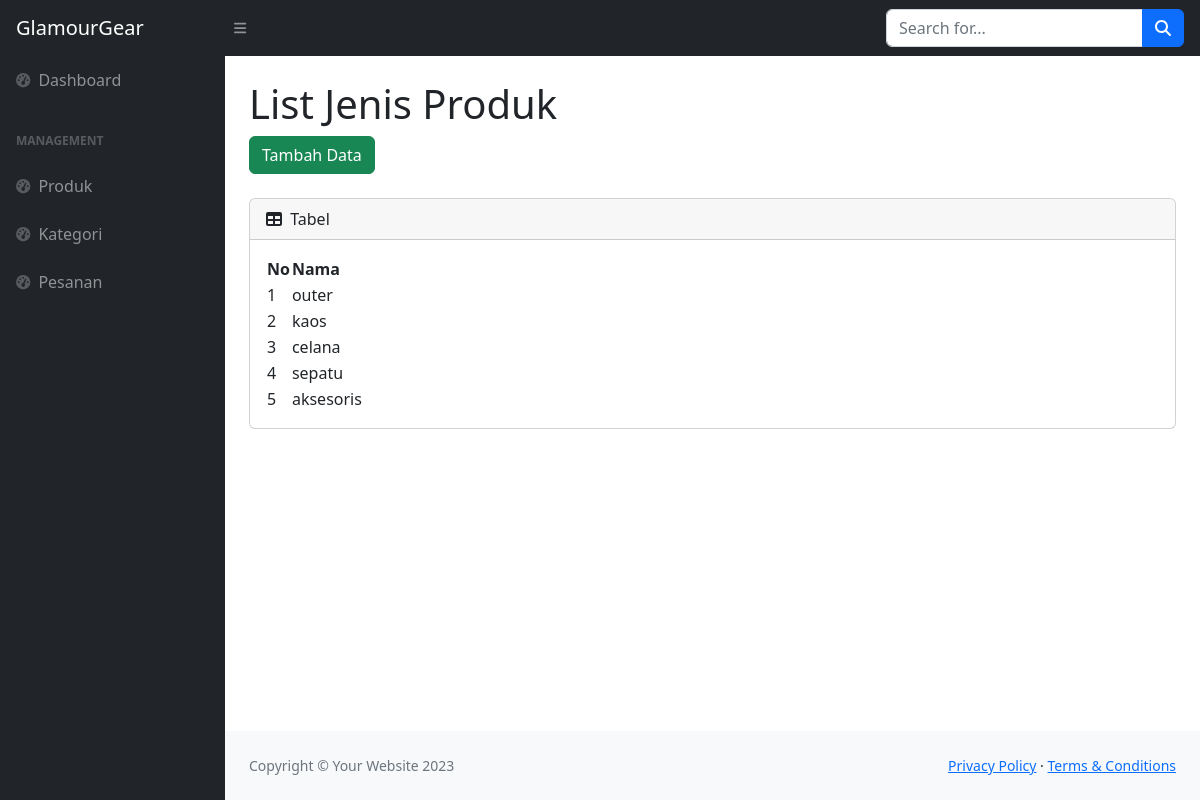
Screenshot of /backend/list_jenis_produk.php with the database file from the repository.
### tables this page shows
CREATE TABLE `jenis_produk` (
  `id` int(11) NOT NULL,
  `nama` varchar(45) NOT NULL
);

### backend/list_jenis_produk.php (the view, shortened to what this page needs)
<!DOCTYPE html>
<html lang="en">
<?php include('plugins/header.php'); ?>
<?php include('config/dbkoneksi.php'); ?>
<?php
$sql = "SELECT * FROM jenis_produk";
$rs = $dbh->query($sql);
?>
<body class="sb-nav-fixed">
    <?php include('plugins/navbar.php'); ?>
    <div id="layoutSidenav">
        <?php include('plugins/sidebar.php'); ?>
        <div id="layoutSidenav_content">
            <main>
                <div class="container-fluid px-4">
                    <h1 class="mt-4">List Jenis Produk</h1>
                    <button type="button" class="btn btn-success data-toggle=" modal" data-target="#modal-default">
                        Tambah Data
                    </button>
                    <br></br>
                    <div class="card mb-4">
                        <div class="card-header">
                            <i class="fas fa-table me-1"></i>
                            Tabel
                        </div>
                        <div class="card-body">
                            <table id="datatablesSimple">
                                <thead>
                                    <tr>
                                        <th>No</th>
                                        <th>Nama</th>
                                    </tr>
                                </thead>
                                <tbody>
                                <?php
                                    $nomor = 0;
                                    foreach ($rs as $row) {
                                        $nomor++
                                            ?>
                                        <tr>
                                            <td><?php echo $nomor; ?></td>
                                            <td><?php echo $row['nama']; ?></td>
                                        </tr>
                                    <?php } ?>
                                </tbody>
                            </table>
                        </div>
                    </div>
                </div>
            </main>
            <?php include('plugins/footer.php'); ?>
        </div>
    </div>
</body>
</html>

### rows the page displays
jenis_produk: nama "outer"
jenis_produk: nama "kaos"
jenis_produk: nama "celana"
jenis_produk: nama "sepatu"
jenis_produk: nama "aksesoris"
